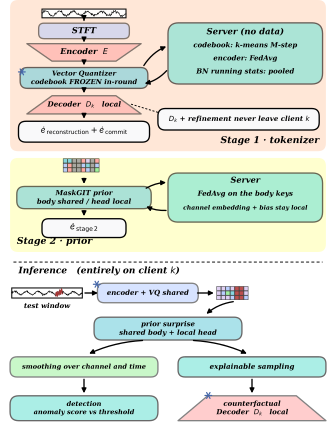

Write Python code to recreate this figure.
#!/usr/bin/env python3
"""Framework dell'arm A2 (federated_enc_fedavg + suffstat + prior partial + BN shared),
nello stesso stile della figura MLISE — vedi STYLE.md.

Ogni numero nella figura e' VERIFICATO, non dichiarato:
  - 163 tensori di pesi encoder + 44 buffer BN = 207 condivisi (banner della run)
  - 6 tensori del quantizer identici fra i client
  - 209 tensori di decoder + 2 di refinement DIVERGONO -> restano locali
  - 55 chiavi del corpo del prior condivise, teste channel_embedding/output_bias locali
Misurati sui 5 stage1.ckpt di artifacts/runs/c50_a2/.../ucr_187/seed0/.

    /home/leonardo/PhD/TimeVQVAE-AD-M/.venv/bin/python3.10 a2_framework.py
"""
import matplotlib
matplotlib.use("Agg")
import matplotlib.pyplot as plt
from matplotlib.patches import FancyBboxPatch, Polygon, Ellipse, FancyArrowPatch, Rectangle
import numpy as np

matplotlib.rcParams["pdf.fonttype"] = 42
matplotlib.rcParams["svg.fonttype"] = "none"

# ── palette e convenzioni: identiche a STYLE.md ──────────────────────────────
STAGE_A, STAGE_B = "#FF8029", "#FFFF00"
PANEL, PANEL_B = "#71CEDC", "#71E2D5"
ENC, INPUT, VIEW = "#FF9A9A", "#AEC6FF", "#90EF90"
INNER = "#F9F9FA"
A_STAGE, A_PANEL, A_BOX = 0.19, 0.59, 0.49
ACC = dict(blue="#4567A9", orange="#D17920", green="#2B7B4F",
           purple="#7B3A99", red="#B0302F")

LW = 1.0
FS = 1.30                      # i riquadri sono larghi: le scritte possono crescere
FONT = "DejaVu Serif"          # l'originale usa Bookman Demi Italic
TXT = dict(family=FONT, style="italic", weight="bold", ha="center", va="center")

W, H = 100.0, 132.0
# Single-column figure, just under half of an IEEE text page in height.
fig = plt.figure(figsize=(3.5, 3.5 * H / W))
ax = fig.add_axes([0, 0, 1, 1]); ax.set_xlim(0, W); ax.set_ylim(0, H); ax.axis("off")


def box(x, y, w, h, fc, alpha, fs=4.4*FS, lines=(), rr=None, ec="black"):
    r = rr if rr is not None else min(0.35 * h, 0.45 * w)
    ax.add_patch(FancyBboxPatch((x - w / 2, y - h / 2), w, h,
                                boxstyle=f"round,pad=0,rounding_size={r}",
                                fc=fc, alpha=alpha, ec=ec, lw=LW, zorder=3))
    for i, t in enumerate(lines):
        ax.text(x, y + (len(lines) - 1 - 2 * i) * fs * 0.248, t, fontsize=fs, zorder=4, **TXT)


def trapez(x, y, w, h, fc, lines, fs=4.4*FS, flip=False, taper=0.30):
    t = taper * w
    top, bot = (w / 2, w / 2 - t) if not flip else (w / 2 - t, w / 2)
    ax.add_patch(Polygon([(x - top, y + h / 2), (x + top, y + h / 2),
                          (x + bot, y - h / 2), (x - bot, y - h / 2)],
                         closed=True, fc=fc, alpha=A_BOX, ec="black", lw=LW,
                         joinstyle="round", zorder=3))
    for i, s in enumerate(lines):
        ax.text(x, y + (len(lines) - 1 - 2 * i) * fs * 0.248, s, fontsize=fs, zorder=4, **TXT)


def stage(x, y, w, h, fc, tag, tag_side="left"):
    ax.add_patch(FancyBboxPatch((x - w / 2, y - h / 2), w, h,
                                boxstyle="round,pad=0,rounding_size=2.4",
                                fc=fc, alpha=A_STAGE, ec="none", zorder=0))
    is_left = tag_side == "left"
    tag_x = x - w / 2 + 2.0 if is_left else x + w / 2 - 2.0
    ax.text(tag_x, y - h / 2 + 1.8, tag, fontsize=5.4*FS, zorder=1,
            family=FONT, style="italic", weight="bold",
            ha="left" if is_left else "right", va="bottom")


def arrow(p0, p1, rad=0.0, lw=LW, color="black", head=7.0, ls="-"):
    ax.add_patch(FancyArrowPatch(p0, p1, arrowstyle="-|>", mutation_scale=head,
                                 lw=lw, color=color, linestyle=ls, zorder=5,
                                 connectionstyle=f"arc3,rad={rad}",
                                 shrinkA=1.5, shrinkB=1.5))


def loss(x, y, sub, fs=6.6*FS):
    ax.text(x, y, r"$\mathcal{L}$", fontsize=fs, zorder=6,
            family=FONT, style="italic", weight="bold", ha="right", va="center")
    ax.text(x + 0.3, y - fs * 0.13, sub, fontsize=fs * 0.46, zorder=6,
            family=FONT, style="italic", weight="bold", ha="left", va="center")


def snowflake(x, y, s=1.3, color=None):
    for a in np.arange(0, np.pi, np.pi / 3):
        ax.plot([x - s * np.cos(a), x + s * np.cos(a)],
                [y - s * np.sin(a), y + s * np.sin(a)],
                color=color or ACC["blue"], lw=LW * 0.9, zorder=6, solid_capstyle="round")


def series(x, y, w, h, seed, spike=None, lw=0.45):
    ax.add_patch(Rectangle((x - w / 2, y - h / 2), w, h, fc="white", alpha=0.95,
                           ec="black", lw=LW * 0.8, zorder=3))
    rng = np.random.default_rng(seed)
    t = np.linspace(0, 1, 240)
    v = np.sin(2 * np.pi * 6 * t) * 0.5 + rng.normal(0, 0.15, t.size)
    if spike is not None:
        m = (t > spike) & (t < spike + 0.10)
        v[m] += np.sin(2 * np.pi * 40 * t[m]) * 0.8
    v = v / (np.abs(v).max() * 2.35)
    ax.plot(x - w / 2 + t * w, y + v * h, color="black", lw=LW * lw, zorder=4)
    if spike is not None:
        ax.plot(x - w / 2 + t[m] * w, y + v[m] * h, color=ACC["red"], lw=LW * 0.6, zorder=5)


def tokens(x, y, n, m, cell=1.3, seed=0, anomalous=None, masked=()):
    rng = np.random.default_rng(seed)
    pal = [INPUT, VIEW, ENC, PANEL, "#D9C7F0"]
    for i in range(n):
        for j in range(m):
            c = pal[rng.integers(0, len(pal))]
            if anomalous and anomalous[0] <= i < anomalous[1]:
                c = ACC["red"]
            if i in masked:
                c = "#9A9A9A"
            ax.add_patch(Rectangle((x + i * cell, y + j * cell), cell * 0.92, cell * 0.92,
                                   fc=c, alpha=0.85, ec="black", lw=LW * 0.35, zorder=4))


# ═════════════ STAGE 1 ═════════════
# The two training stages now share one grammar: client pipeline on the left,
# server on the right, and communication confined to the central gutter.
stage(50, 109.5, 94, 45, STAGE_A, "Stage 1  ·  tokenizer", tag_side="right")

# ---- client pipeline ----
series(25, 128.0, 25, 2.6, seed=30, lw=0.4)
box(25, 122.8, 27, 4.6, INPUT, A_BOX, lines=["STFT"], fs=4.8*FS)
trapez(25, 116.4, 34, 5.2, ENC, [r"Encoder  $E$"], fs=4.6*FS, taper=0.22)
box(25, 108.8, 38, 6.2, PANEL, A_PANEL,
    lines=["Vector Quantizer", "codebook FROZEN in-round"], fs=3.9*FS)
snowflake(6.5, 110.6, 1.0)
trapez(25, 100.8, 34, 5.4, ENC, [r"Decoder  $D_k$   local"], fs=4.1*FS,
       flip=True, taper=0.22)
box(25, 92.8, 39, 6.2, INNER, 0.99,
    lines=[r"$\mathcal{L}_\mathrm{reconstruction} + \mathcal{L}_\mathrm{commit}$"], fs=4.8*FS)

arrow((25, 126.5), (25, 125.2))
arrow((25, 120.4), (25, 119.4))
arrow((25, 113.6), (25, 112.0))
arrow((25, 105.5), (25, 103.7))
arrow((25, 97.9), (25, 96.1))

# ---- server and ownership note ----
box(73, 116.1, 46, 18.2, PANEL_B, A_PANEL, lines=[], rr=3.2)
ax.text(73, 122.5, "Server   (no data)", fontsize=4.9*FS, zorder=6, **TXT)
ax.text(73, 118.5, "codebook:  k-means M-step", fontsize=4.0*FS, zorder=6, **TXT)
ax.text(73, 114.6, "encoder:  FedAvg", fontsize=4.0*FS, zorder=6, **TXT)
ax.text(73, 110.7, "BN running stats:  pooled", fontsize=4.0*FS, zorder=6, **TXT)
arrow((42.5, 112.0), (50.0, 118.4), rad=-0.17)
arrow((50.0, 111.4), (42.5, 107.0), rad=-0.17)

box(71, 96.5, 48, 6.4, INNER, 0.99,
    lines=[r"$D_k$ + refinement never leave client $k$"], fs=4.0*FS)
ax.plot([39.0, 49.5], [101.0, 97.8], color="black", lw=LW * 0.7,
        ls=(0, (2.2, 1.8)), zorder=2)

# ═════════════ STAGE 2 ═════════════
stage(50, 71.0, 94, 28, STAGE_B, "Stage 2  ·  prior")

tokens(18.8, 80.8, 8, 3, cell=1.35, seed=11, masked=(2, 3, 6))
box(25, 73.2, 40, 6.6, PANEL, A_PANEL,
    lines=["MaskGIT prior", "body shared  /  head local"], fs=4.0*FS)
box(25, 64.1, 25, 5.6, INNER, 0.99,
    lines=[r"$\mathcal{L}_\mathrm{stage\,2}$"], fs=5.0*FS)
arrow((25, 79.5), (25, 76.7))
arrow((25, 69.8), (25, 67.1))

box(73, 73.2, 46, 14.6, PANEL_B, A_PANEL, lines=[], rr=3.0)
ax.text(73, 78.3, "Server", fontsize=4.7*FS, zorder=6, **TXT)
ax.text(73, 74.3, "FedAvg on the body keys", fontsize=4.0*FS, zorder=6, **TXT)
ax.text(73, 70.1, "channel embedding + bias  stay local",
        fontsize=3.5*FS, zorder=6, **TXT)
arrow((43.0, 75.7), (50.0, 77.7), rad=-0.14)
arrow((50.0, 69.4), (43.0, 70.8), rad=-0.14)

# ═════════════ INFERENCE ═════════════
ax.plot([4, 96], [54.0, 54.0], color="black", lw=LW * 0.7,
        ls=(0, (3.2, 2.4)), zorder=2)
ax.text(5.5, 51.1, r"Inference   (entirely on client $k$)", fontsize=5.2*FS, zorder=6,
        family=FONT, style="italic", weight="bold", ha="left", va="center")

# Shared trunk: one row followed by a centred prior.
series(14, 44.8, 21, 3.0, seed=21, spike=0.62)
ax.text(14, 40.9, "test window", fontsize=4.0*FS, zorder=6, **TXT)
box(44, 44.8, 30, 5.8, INPUT, A_BOX,
    lines=["encoder + VQ  shared"], fs=4.0*FS)
snowflake(28.8, 47.4, 1.0)
arrow((24.7, 44.8), (29.7, 44.8))

tokens(64.5, 42.8, 7, 3, cell=1.35, seed=13, anomalous=(4, 6))
arrow((58.2, 44.8), (64.2, 44.8))
box(50, 34.2, 44, 6.8, PANEL, A_PANEL,
    lines=["prior surprise", "shared body + local head"], fs=4.0*FS)
arrow((70.0, 42.3), (61.0, 38.2), rad=0.16)

# The only branch in inference: detection and explanation.
arrow((43.0, 30.7), (26.0, 26.5), rad=0.10)
arrow((57.0, 30.7), (74.0, 26.5), rad=-0.10)
box(25, 22.8, 44, 6.0, VIEW, A_BOX,
    lines=["smoothing over channel and time"], fs=3.8*FS)
box(75, 22.8, 44, 6.0, PANEL_B, A_PANEL,
    lines=["explainable sampling"], fs=4.1*FS)

box(25, 10.5, 44, 7.4, PANEL_B, A_PANEL,
    lines=["detection", "anomaly score  vs  threshold"], fs=3.8*FS)
trapez(75, 10.5, 44, 7.4, ENC,
       ["counterfactual", r"Decoder  $D_k$   local"], fs=4.0*FS,
       flip=True, taper=0.20)
arrow((25, 19.7), (25, 14.4))
arrow((75, 19.7), (75, 14.4))
snowflake(62.0, 14.3, 1.0)


fig.savefig("a2_framework.pdf")
fig.savefig("a2_framework.svg")
fig.savefig("a2_framework_check.png", dpi=250)
print("scritti a2_framework.pdf + a2_framework.svg + _check.png")
